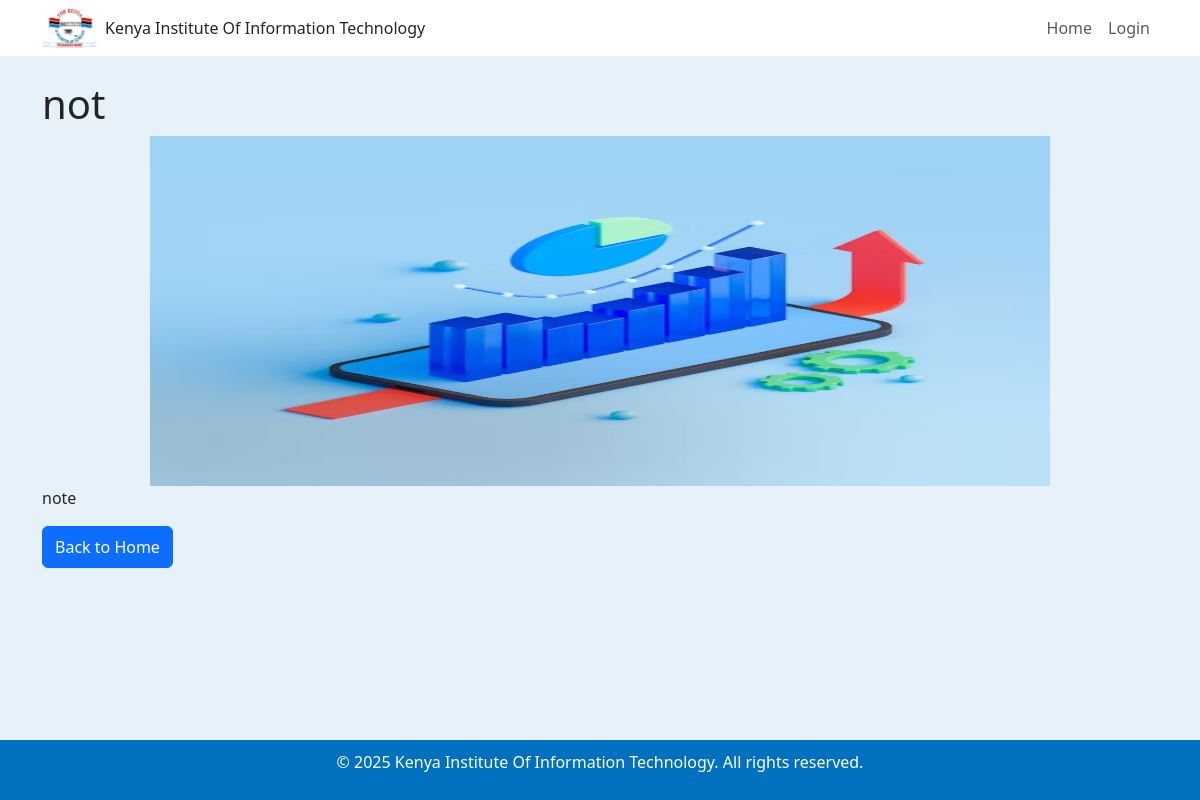
The app's page /post/16 with its own data.
### tables this page shows
CREATE TABLE blog_posts (
                    id INTEGER PRIMARY KEY AUTOINCREMENT,
                    title TEXT NOT NULL,
                    content TEXT NOT NULL,
                    image_url TEXT NOT NULL);

### app.py (the view)
@app.route('/post/<int:post_id>')
def get_blog_post(post_id):
    conn = get_db_connection()
    conn.row_factory = sqlite3.Row  # Allows accessing columns as dict keys
    cursor = conn.cursor()
    cursor.execute("SELECT * FROM blog_posts WHERE id = ?", (post_id,))
    post = cursor.fetchone()
    conn.close()
    if post is None:
        abort(404)  # Show 404 error if post is not found
    print(dict(post))  # Debugging: Print the post data in the terminal
    return render_template('post.html', post=post)

### app.py (called while the page is built)
def get_db_connection():
    conn = sqlite3.connect('blog.db')
    conn.row_factory = sqlite3.Row  # Allows accessing columns by name
    return conn

### templates/post.html
{% extends'base.html' %}
{% block content %}
<h1>{{ post['title'] }}</h1>
<div style="text-align: center;" >
<img src="/{{ post['image_url'] }}" alt="Blog Image" width="900px" height="350px" >
</div>
<p>{{ post['content'] }}</p>
<a class="btn btn-primary w-40 py-2" href="{{ url_for('home') }}">Back to Home</a>
{% endblock %}

### static/styles.css (style rules this page uses)
html, body { height: 100%; margin: 0; padding: 0; display: flex; flex-direction: column; width: 100vw; overflow-x: hidden; }
body { flex: 1; background-color: rgb(230,241,249); width: 100%; }
* { margin: 0; padding: 0; box-sizing: border-box; }

### records on screen
blog_posts: title "not", image_url (picture), content "note"
